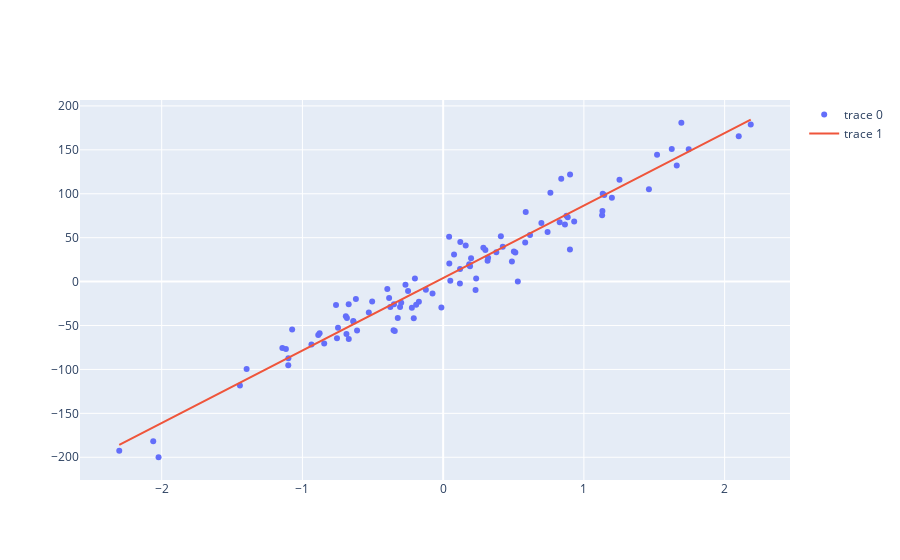

Notebook code for this chart:
### Code cell
fig = go.Figure()
fig.add_trace(go.Scatter(x= X.reshape(-1,), y= y.reshape(-1,), mode= 'markers'))
fig.add_trace(go.Scatter(x= X.reshape(-1,), y= predicted.reshape(-1,), mode= 'lines'))
fig.show()
